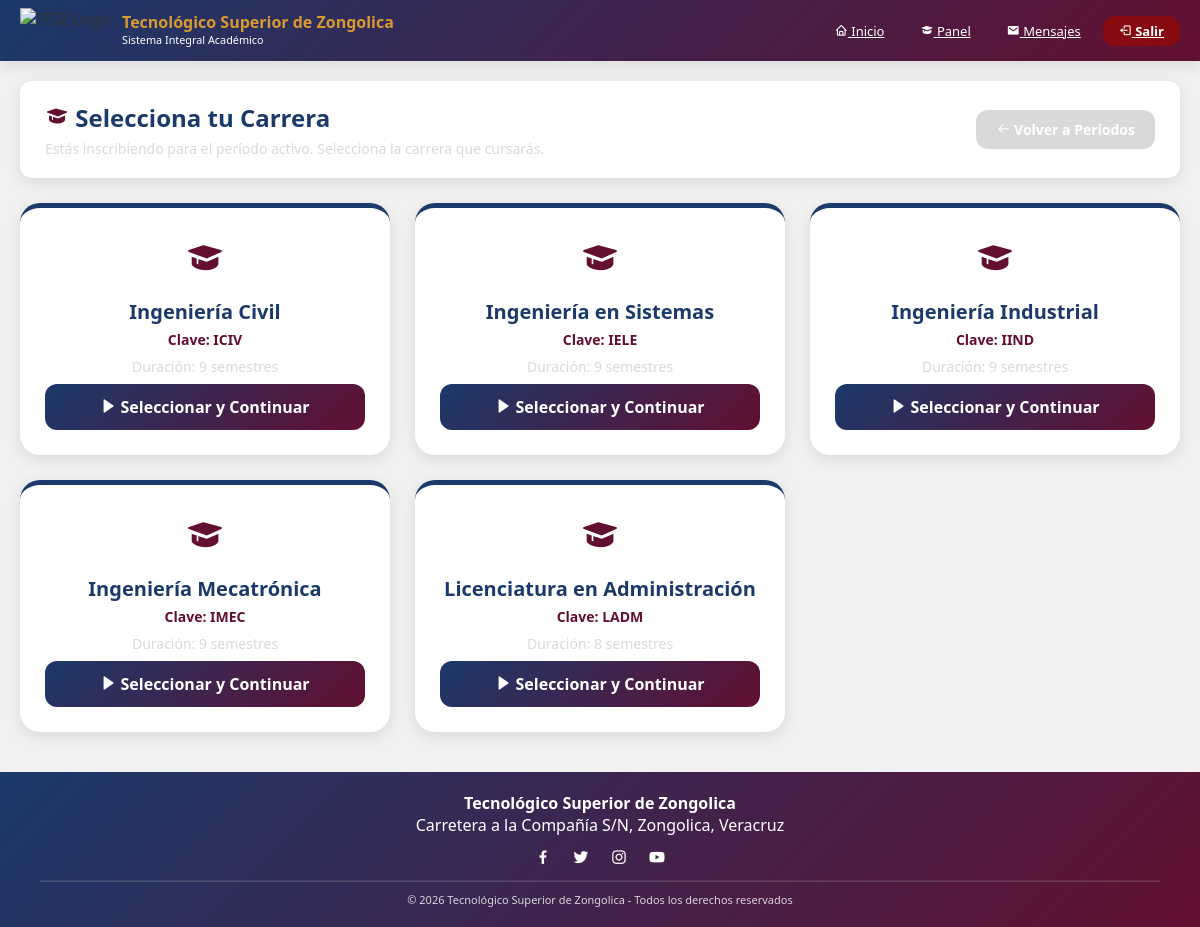
Screenshot of /estudiante_carrera.php?periodo_id=1&cambiar=1 (signed in) with the database file from the repository.
### tables this page shows
CREATE TABLE `carreras` (
  `id` int(11) NOT NULL,
  `nombre` varchar(150) NOT NULL,
  `clave` varchar(10) NOT NULL,
  `duracion_semestres` int(2) NOT NULL
);

### estudiante_carrera.php (the view, shortened to what this page needs)
<?php
$periodo_id = (int)$_GET['periodo_id'];
$conn = new mysqli(DB_SERVER, DB_USERNAME, DB_PASSWORD, DB_NAME);
$sql = "SELECT id, nombre, clave, duracion_semestres FROM carreras ORDER BY nombre ASC";
$result_carreras = $conn->query($sql);
$carreras = $result_carreras ? $result_carreras->fetch_all(MYSQLI_ASSOC) : [];
?>
<!DOCTYPE html>
<html lang="es">
<head>
    <link href="https://unpkg.com/boxicons@2.1.4/css/boxicons.min.css" rel="stylesheet">
</head>
<body>
<header class="header-itsz">
    <div class="container">
        <div class="logo-container">
            <img src="assets/img/logo_itsz.png" alt="ITSZ Logo" onerror="this.src='uploads/logo_universidad.png'">
            <div class="titulo"><strong>Tecnológico Superior de Zongolica</strong><small>Sistema Integral Académico</small></div>
        </div>
        <nav>
            <a href="index.php"><i class='bx bx-home'></i> Inicio</a>
            <a href="estudiante_panel.php"><i class='bx bxs-graduation'></i> Panel</a>
            <a href="mensajes.php"><i class='bx bxs-envelope'></i> Mensajes</a>
            <a href="logout.php" class="btn-logout"><i class='bx bx-log-out'></i> Salir</a>
        </nav>
    </div>
</header>
<div class="container">
    <div class="page-header">
        <div>
            <h1><i class='bx bxs-graduation'></i> Selecciona tu Carrera</h1>
            <p>Estás inscribiendo para el período activo. Selecciona la carrera que cursarás.</p>
        </div>
        <a href="estudiante_inscripcion.php" class="btn-volver"><i class='bx bx-arrow-back'></i> Volver a Períodos</a>
    </div>
    <?php if (count($carreras) > 0): ?>
        <div class="carrera-grid">
            <?php foreach ($carreras as $carrera): ?>
                <div class="carrera-card">
                    <span class="icono"><i class='bx bxs-graduation'></i></span>
                    <h3><?php echo htmlspecialchars($carrera['nombre']); ?></h3>
                    <div class="clave">Clave: <?php echo htmlspecialchars($carrera['clave']); ?></div>
                    <div class="duracion">Duración: <?php echo $carrera['duracion_semestres']; ?> semestres</div>
                    <a href="estudiante_materias.php?periodo_id=<?php echo $periodo_id; ?>&carrera_id=<?php echo $carrera['id']; ?>"
                       class="btn-select">
                        <i class='bx bxs-right-arrow'></i> Seleccionar y Continuar
                    </a>
                </div>
            <?php endforeach; ?>
        </div>
    <?php endif; ?>
</div>
<footer class="footer-itsz">
    <div class="container">
        <p><strong>Tecnológico Superior de Zongolica</strong><br>Carretera a la Compañía S/N, Zongolica, Veracruz</p>
        <div class="social-links">
            <a href="#"><i class='bx bxl-facebook'></i></a>
            <a href="#"><i class='bx bxl-twitter'></i></a>
            <a href="#"><i class='bx bxl-instagram'></i></a>
            <a href="#"><i class='bx bxl-youtube'></i></a>
        </div>
        <hr><p class="copy">&copy; <?php echo date('Y'); ?> Tecnológico Superior de Zongolica - Todos los derechos reservados</p>
    </div>
</footer>
</body>
</html>

### estudiante_carrera.php (style rules this page uses)
:root { --azul: #1B396A; --guinda: #620F31; --rojo: #860A0F; --dorado: #D99A32; --blanco: #FFFFFF; --gris: #F1F1F1; --gris-oscuro: #D9D9D9; --shadow: 0 4px 15px rgba(0,0,0,0.1); --shadow-hover: 0 8px 25px rgba(0,0,0,0.15); --radius: 12px; --radius-lg: 20px; }
* { margin: 0; padding: 0; box-sizing: border-box; font-family: 'Segoe UI', 'Poppins', sans-serif; }
body { background: var(--gris); color: #333; }
.header-itsz { background: linear-gradient(135deg, var(--azul) 0%, var(--guinda) 100%); padding: 8px 0; box-shadow: var(--shadow); position: sticky; top: 0; z-index: 1000; }
.header-itsz .container { max-width: 1200px; margin: 0 auto; padding: 0 20px; display: flex; justify-content: space-between; align-items: center; flex-wrap: wrap; gap: 8px; }
.header-itsz .logo-container { display: flex; align-items: center; gap: 12px; }
.header-itsz .logo-container img { height: 45px; width: auto; }
.header-itsz .logo-container .titulo { color: var(--blanco); font-size: 13px; line-height: 1.2; }
.header-itsz .logo-container .titulo strong { font-size: 16px; display: block; color: var(--dorado); }
.header-itsz nav { display: flex; gap: 8px; align-items: center; flex-wrap: wrap; }
.header-itsz nav a { color: var(--blanco); font-size: 13px; font-weight: 500; padding: 6px 14px; border-radius: var(--radius); transition: all 0.3s; }
.header-itsz nav .btn-logout { background: var(--rojo); color: var(--blanco); padding: 6px 16px; border-radius: var(--radius); font-weight: 600; }
.container { max-width: 1200px; margin: 20px auto; padding: 0 20px; }
.page-header { background: white; padding: 20px 25px; border-radius: var(--radius); box-shadow: var(--shadow); margin-bottom: 25px; display: flex; justify-content: space-between; align-items: center; flex-wrap: wrap; gap: 15px; }
.page-header h1 { color: var(--azul); font-size: 24px; }
.page-header h1 i { color: var(--guinda); }
.page-header p { color: var(--gris-oscuro); font-size: 14px; margin-top: 5px; }
.btn-volver { background: var(--gris-oscuro); color: var(--blanco); padding: 10px 20px; border: none; border-radius: var(--radius); font-weight: 600; cursor: pointer; text-decoration: none; display: inline-block; transition: all 0.3s; font-size: 14px; }
.carrera-grid { display: grid; grid-template-columns: repeat(auto-fill, minmax(280px, 1fr)); gap: 25px; }
.carrera-card { background: white; border-radius: var(--radius-lg); padding: 25px; box-shadow: var(--shadow); text-align: center; border-top: 5px solid var(--azul); transition: all 0.3s; }
.carrera-card .icono { font-size: 40px; color: var(--guinda); margin-bottom: 10px; display: block; }
.carrera-card h3 { color: var(--azul); font-size: 20px; margin-bottom: 5px; }
.carrera-card .clave { color: var(--guinda); font-weight: 600; font-size: 14px; }
.carrera-card .duracion { color: var(--gris-oscuro); font-size: 14px; margin: 8px 0; }
.carrera-card .btn-select { display: inline-block; padding: 12px 25px; background: linear-gradient(135deg, var(--azul) 0%, var(--guinda) 100%); color: var(--blanco); border-radius: var(--radius); text-decoration: none; font-weight: 600; transition: all 0.3s; width: 100%; box-sizing: border-box; border: none; cursor: pointer; }
.footer-itsz { background: linear-gradient(135deg, var(--azul) 0%, var(--guinda) 100%); color: var(--blanco); padding: 20px; text-align: center; margin-top: 40px; }
.footer-itsz .container { max-width: 1200px; margin: 0 auto; }
.footer-itsz .social-links { display: flex; justify-content: center; gap: 20px; flex-wrap: wrap; margin: 10px 0; }
.footer-itsz .social-links a { color: var(--blanco); font-size: 18px; transition: all 0.3s; }
.footer-itsz hr { border-color: rgba(255,255,255,0.15); margin: 10px 0; }
.footer-itsz .copy { font-size: 11px; opacity: 0.8; }

### rows the page displays
carreras: nombre "Ingeniería Civil", clave "ICIV", duracion_semestres "9"
carreras: nombre "Ingeniería en Sistemas", clave "IELE", duracion_semestres "9"
carreras: nombre "Ingeniería Industrial", clave "IIND", duracion_semestres "9"
carreras: nombre "Ingeniería Mecatrónica", clave "IMEC", duracion_semestres "9"
carreras: nombre "Licenciatura en Administración", clave "LADM", duracion_semestres "8"
